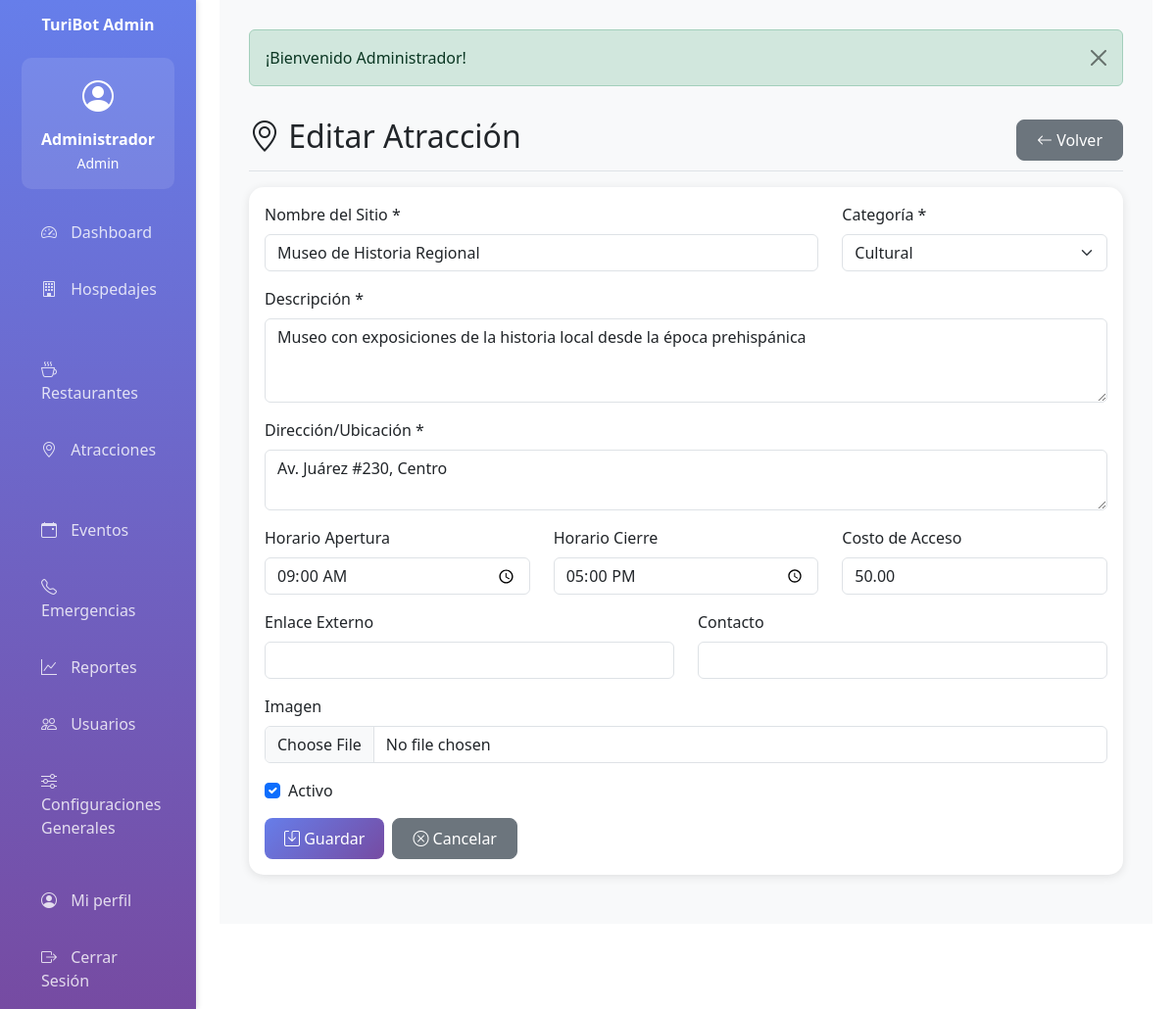
/atraccion/edit/2 (signed in), run on the app's committed database.
### tables this page shows
CREATE TABLE IF NOT EXISTS atracciones (
    id INT AUTO_INCREMENT PRIMARY KEY,
    nombre VARCHAR(200) NOT NULL,
    descripcion TEXT NOT NULL,
    categoria ENUM('natural', 'cultural', 'historica', 'recreativa') NOT NULL,
    direccion TEXT NOT NULL,
    horario_apertura TIME NULL,
    horario_cierre TIME NULL,
    costo_acceso DECIMAL(10,2) DEFAULT 0.00,
    enlace_externo TEXT NULL,
    contacto VARCHAR(100) NULL,
    imagen VARCHAR(255) NULL,
    activo TINYINT(1) DEFAULT 1,
    creado_por INT NOT NULL,
    fecha_creacion TIMESTAMP DEFAULT CURRENT_TIMESTAMP,
    fecha_actualizacion TIMESTAMP DEFAULT CURRENT_TIMESTAMP ON UPDATE CURRENT_TIMESTAMP,
    FOREIGN KEY (creado_por) REFERENCES usuarios(id),
    INDEX idx_categoria (categoria),
    INDEX idx_activo (activo)
);

### app/controllers/BaseController.php (called while the page is built, shortened)
<?php
class BaseController {
    protected function view($viewPath, $data = []) {
        extract($data);
        require_once APP_PATH . '/views/layouts/header.php';
        require_once APP_PATH . '/views/' . $viewPath . '.php';
        require_once APP_PATH . '/views/layouts/footer.php';
    }
}
?>

### app/controllers/AtraccionController.php (called while the page is built, shortened)
<?php
require_once APP_PATH . '/controllers/BaseController.php';
class AtraccionController extends BaseController {
    private $atraccionModel;
    public function __construct() {
        $this->atraccionModel = new Atraccion();
    }
    public function edit($id) {
        $atraccion = $this->atraccionModel->getById($id);
        $this->view('atraccion/form', ['atraccion' => $atraccion]);
    }
}
?>

### config/database.php (called while the page is built, shortened)
<?php
class Database {
    private static $instance = null;
    private $connection;
    private function __construct() {
        try {
            $dsn = "mysql:host=" . DB_HOST . ";dbname=" . DB_NAME . ";charset=" . DB_CHARSET;
            $options = [
                PDO::ATTR_ERRMODE => PDO::ERRMODE_EXCEPTION,
                PDO::ATTR_DEFAULT_FETCH_MODE => PDO::FETCH_ASSOC,
                PDO::ATTR_EMULATE_PREPARES => false
            ];
            $this->connection = new PDO($dsn, DB_USER, DB_PASS, $options);
        } catch (PDOException $e) {
            die("Error de conexión a la base de datos: " . $e->getMessage());
        }
    }
    public static function getInstance() {
        if (self::$instance === null) {
            self::$instance = new self();
        }
        return self::$instance;
    }
    public function getConnection() {
        return $this->connection;
    }
}
?>

### app/models/BaseModel.php (called while the page is built, shortened)
<?php
class BaseModel {
    protected $db;
    protected $table;
    public function __construct() {
        $this->db = Database::getInstance()->getConnection();
    }
    public function getById($id) {
        $stmt = $this->db->prepare("SELECT * FROM {$this->table} WHERE id = ?");
        $stmt->execute([$id]);
        return $stmt->fetch();
    }
}
?>

### app/views/atraccion/form.php (the view, shortened to what this page needs)
<div class="d-flex justify-content-between flex-wrap flex-md-nowrap align-items-center pt-3 pb-2 mb-3 border-bottom">
    <h1 class="h2"><i class="bi bi-geo-alt"></i> <?php echo $atraccion ? 'Editar Atracción' : 'Nueva Atracción'; ?></h1>
    <a href="<?php echo BASE_URL; ?>atraccion" class="btn btn-secondary"><i class="bi bi-arrow-left"></i> Volver</a>
</div>
<div class="card">
    <div class="card-body">
        <form method="POST" action="<?php echo BASE_URL; ?>atraccion/<?php echo $atraccion ? 'update/' . $atraccion['id'] : 'store'; ?>" enctype="multipart/form-data">
            <div class="row">
                <div class="col-md-8 mb-3">
                    <label for="nombre" class="form-label">Nombre del Sitio *</label>
                    <input type="text" class="form-control" id="nombre" name="nombre" value="<?php echo $atraccion ? htmlspecialchars($atraccion['nombre']) : ''; ?>" required>
                </div>
                <div class="col-md-4 mb-3">
                    <label for="categoria" class="form-label">Categoría *</label>
                    <select class="form-select" id="categoria" name="categoria" required>
                        <option value="cultural" <?php echo ($atraccion && $atraccion['categoria'] == 'cultural') ? 'selected' : ''; ?>>Cultural</option>
                    </select>
                </div>
            </div>
            <div class="mb-3">
                <label for="descripcion" class="form-label">Descripción *</label>
                <textarea class="form-control" id="descripcion" name="descripcion" rows="3" required><?php echo $atraccion ? htmlspecialchars($atraccion['descripcion']) : ''; ?></textarea>
            </div>
            <div class="mb-3">
                <label for="direccion" class="form-label">Dirección/Ubicación *</label>
                <textarea class="form-control" id="direccion" name="direccion" rows="2" required><?php echo $atraccion ? htmlspecialchars($atraccion['direccion']) : ''; ?></textarea>
            </div>
            <div class="row">
                <div class="col-md-4 mb-3">
                    <label for="horario_apertura" class="form-label">Horario Apertura</label>
                    <input type="time" class="form-control" id="horario_apertura" name="horario_apertura" value="<?php echo $atraccion ? $atraccion['horario_apertura'] : ''; ?>">
                </div>
                <div class="col-md-4 mb-3">
                    <label for="horario_cierre" class="form-label">Horario Cierre</label>
                    <input type="time" class="form-control" id="horario_cierre" name="horario_cierre" value="<?php echo $atraccion ? $atraccion['horario_cierre'] : ''; ?>">
                </div>
                <div class="col-md-4 mb-3">
                    <label for="costo_acceso" class="form-label">Costo de Acceso</label>
                    <input type="number" step="0.01" class="form-control" id="costo_acceso" name="costo_acceso" value="<?php echo $atraccion ? $atraccion['costo_acceso'] : '0'; ?>">
                </div>
            </div>
            <div class="row">
                <div class="col-md-6 mb-3">
                    <label for="enlace_externo" class="form-label">Enlace Externo</label>
                    <input type="url" class="form-control" id="enlace_externo" name="enlace_externo" value="<?php echo $atraccion ? htmlspecialchars($atraccion['enlace_externo']) : ''; ?>">
                </div>
                <div class="col-md-6 mb-3">
                    <label for="contacto" class="form-label">Contacto</label>
                    <input type="text" class="form-control" id="contacto" name="contacto" value="<?php echo $atraccion ? htmlspecialchars($atraccion['contacto']) : ''; ?>">
                </div>
            </div>
            <div class="mb-3">
                <label for="imagen" class="form-label">Imagen</label>
                <input type="file" class="form-control" id="imagen" name="imagen" accept="image/*">
            </div>
            <div class="mb-3 form-check">
                <input type="checkbox" class="form-check-input" id="activo" name="activo" <?php echo (!$atraccion || $atraccion['activo']) ? 'checked' : ''; ?>>
                <label class="form-check-label" for="activo">Activo</label>
            </div>
            <div class="d-flex gap-2">
                <button type="submit" class="btn btn-primary"><i class="bi bi-save"></i> Guardar</button>
                <a href="<?php echo BASE_URL; ?>atraccion" class="btn btn-secondary"><i class="bi bi-x-circle"></i> Cancelar</a>
            </div>
        </form>
    </div>
</div>

### public/css/custom.css (style rules this page uses)
:root { --turibot-primary: #667eea; --turibot-secondary: #764ba2; --turibot-gradient: linear-gradient(135deg, var(--turibot-primary) 0%, var(--turibot-secondary) 100%); }
* { transition: all 0.3s ease; }
.btn { border-radius: 8px; font-weight: 500; padding: 8px 20px; }

### app/views/layouts/header.php (style rules this page uses)
:root { --primary-color: #667eea; --secondary-color: #764ba2; }
body { font-family: 'Segoe UI', Tahoma, Geneva, Verdana, sans-serif; }
.card { border: none; border-radius: 15px; box-shadow: 0 2px 10px rgba(0,0,0,0.1); margin-bottom: 20px; }
.btn-primary { background: linear-gradient(135deg, var(--primary-color) 0%, var(--secondary-color) 100%); border: none; }

### data on the page
atracciones: nombre "Museo de Historia Regional", categoria "Cultural", descripcion "Museo con exposiciones de la historia local desde la época prehispánica", direccion "Av. Juárez #230, Centro", horario_apertura "09:00:00", horario_cierre "17:00:00", costo_acceso "50.00", activo "☑"

### other printed values
APP_NAME "TuriBot Admin"
getCurrentUser()['nombre'] "Administrador"
getCurrentUser()['rol'] "Admin"
$flash['message'] "¡Bienvenido Administrador!"
